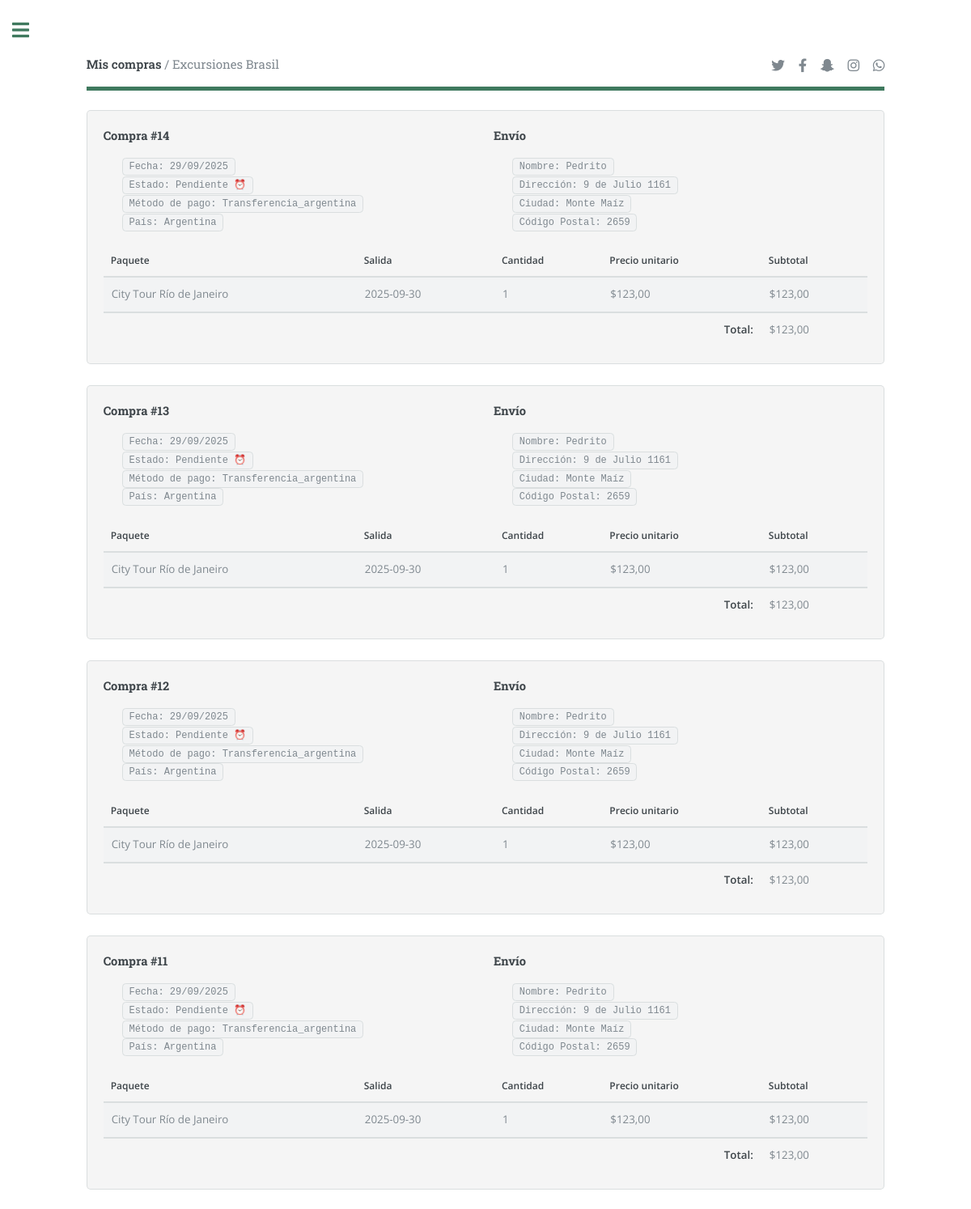
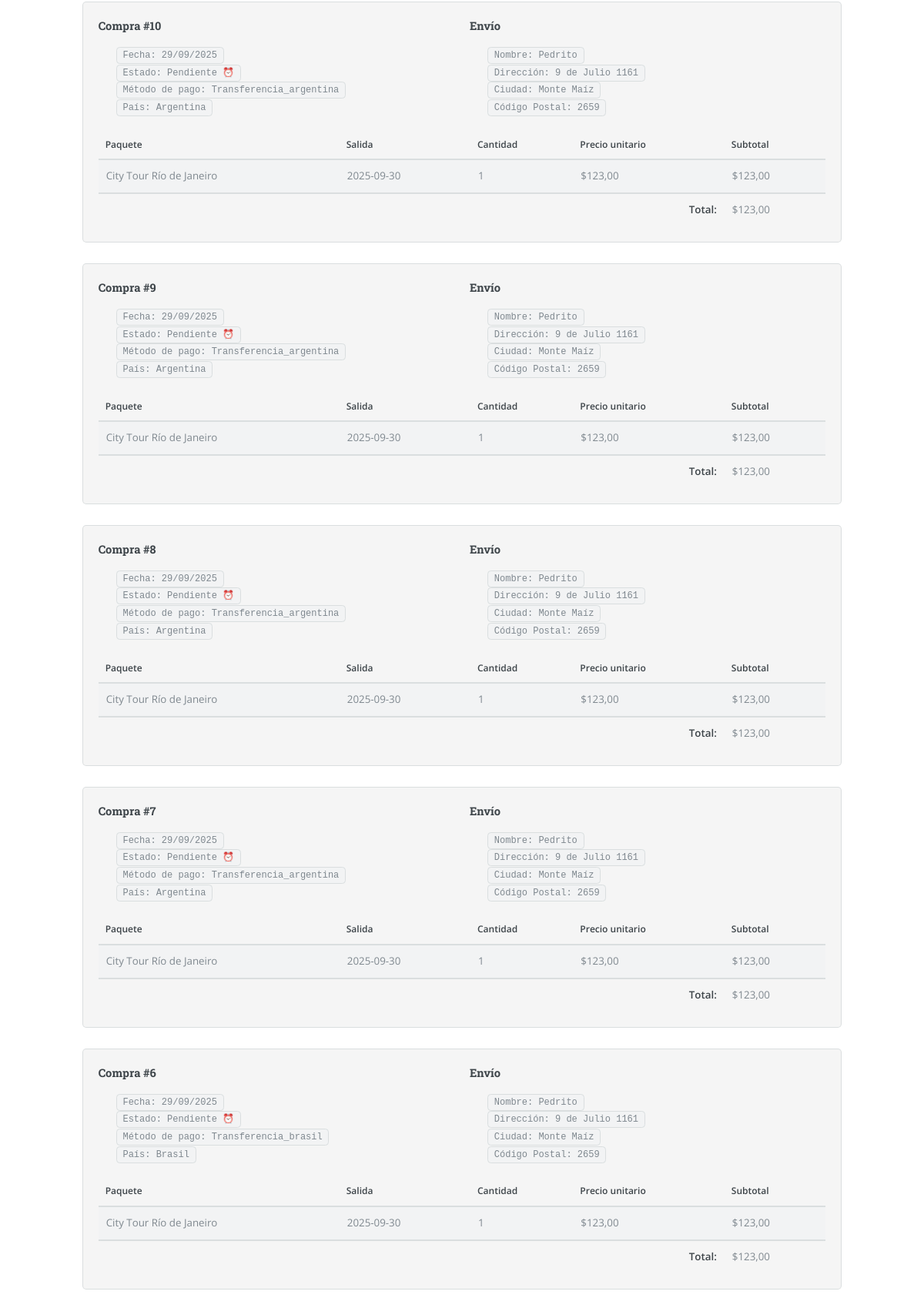
The page /mis_compras/ (signed in, upper part) on the database its author committed (2 pictures, top to bottom).
### core/models.py (models this page shows, shortened)
class Compra(models.Model):
    ESTADOS = [
        ("pendiente", "Pendiente"),
        ("aprobado", "Aprobado"),
        ("fallido", "Fallido"),
    ]
    usuario = models.ForeignKey(settings.AUTH_USER_MODEL, on_delete=models.CASCADE, related_name="compras")
    total = models.DecimalField(max_digits=12, decimal_places=2)
    fecha = models.DateTimeField(auto_now_add=True)
    estado = models.CharField(max_length=20, choices=ESTADOS, default="pendiente")
    email = models.EmailField(blank=True, null=True)
    medio_pago = models.CharField(max_length=30, choices=[("stripe", "Stripe"), ("transferencia_arg", "Transferencia Argentina"), ("transferencia_br", "Transferencia Brasil")])
    opcion_pais = models.CharField(max_length=20, choices=[("argentina", "Argentina"), ("brasil", "Brasil"), ("mundo", "Resto del mundo")])
    referencia_externa = models.CharField(max_length=255, blank=True, null=True)

class InformacionCompra(models.Model):
    compra = models.OneToOneField(Compra, on_delete=models.CASCADE, related_name='informacion_envio')
    nombre = models.CharField(max_length=255, blank=True, null=True)
    direccion_linea1 = models.CharField(max_length=255, blank=True, null=True)
    direccion_linea2 = models.CharField(max_length=255, blank=True, null=True)
    ciudad = models.CharField(max_length=100, blank=True, null=True)
    pais = models.CharField(max_length=100, blank=True, null=True)
    codigo_postal = models.CharField(max_length=20, blank=True, null=True)

class CompraItem(models.Model):
    compra = models.ForeignKey(Compra, on_delete=models.CASCADE, related_name="items")
    paquete = models.ForeignKey("Paquete", on_delete=models.SET_NULL, null=True)
    salida = models.ForeignKey("Salida", on_delete=models.SET_NULL, null=True, blank=True)
    cantidad = models.PositiveIntegerField(default=1)
    precio_unitario = models.DecimalField(max_digits=12, decimal_places=2)
    def subtotal(self):
        return self.cantidad * self.precio_unitario

class Paquete(models.Model):
    nombre = models.CharField(max_length=100)
    descripcion = models.TextField()
    precio = models.DecimalField(max_digits=10, decimal_places=2)
    imagen_portada = models.ImageField(upload_to='paquetes/portadas/')
    imagen_perfil = models.ImageField(upload_to='paquetes/perfil/')
    duracion_horas = models.PositiveIntegerField()
    ciudad = models.CharField(max_length=100)
    fecha_creacion = models.DateTimeField(auto_now_add=True)

class Salida(models.Model):
    paquete = models.ForeignKey(Paquete, related_name='salidas', on_delete=models.CASCADE)
    fecha = models.DateField()
    def __str__(self):
        return f"{self.fecha}"

### core/views.py (the view)
# urls.py: path("mis_compras/", views.mis_compras, name="mis_compras"),
@login_required
def mis_compras(request):
    compras = Compra.objects.filter(usuario=request.user).order_by('-fecha')  # ejemplo
    return render(request, "mis_compras.html", {"compras": compras})

### templates/mis_compras.html (shortened to what this page needs)
{% extends "base.html" %}
{% load static socialaccount %}
{% load i18n %}
{% load static %}
{% block content %}
<div id="main">
    <div class="inner">
        <header id="header" style="margin-bottom: 3vh">
            <a href="{{ request.get_full_path }}" class="logo"><strong>Mis compras</strong> / Excursiones Brasil</a>
            <ul class="icons">
                <li><a href="#" class="icon brands fa-twitter"><span class="label">Twitter</span></a></li>
                <li><a href="#" class="icon brands fa-facebook-f"><span class="label">Facebook</span></a></li>
                <li><a href="#" class="icon brands fa-snapchat-ghost"><span class="label">Snapchat</span></a></li>
                <li><a href="#" class="icon brands fa-instagram"><span class="label">Instagram</span></a></li>
                <li><a href="#" class="icon brands fa-whatsapp"><span class="label">Whatsapp</span></a></li>
            </ul>
        </header>
        {% for compra in compras %}
        <div class="box" style="background-color: whitesmoke;">
            <div class="row" style="display: flex; justify-content: center; align-items: center;">
                <div class="col-6 col-12-small">
                    <h4>Compra #{{ compra.id }}</h4>
                    <ul style="list-style: none;">
                        <li><code>Fecha: {{ compra.fecha|date:"d/m/Y" }}</code></li>
                        <li>
                            <code>
                                Estado:
                                {% if compra.estado == "aprobado" %}
                                Aprobado ✅
                                {% elif compra.estado == "pendiente" %}
                                Pendiente ⏰
                                {% else %}
                                {{ compra.estado }}
                                {% endif %}
                            </code>
                        </li>
                        {% if compra.medio_pago == "transferencia_br" %}
                        <li><code>Método de pago: Transferencia Brasil</code></li>
                        {% elif compra.medio_pago == "transferencia_arg" %}
                        <li><code>Método de pago: Transferencia Argentina</code></li>
                        {% else %}
                        <li><code>Método de pago: {{ compra.medio_pago|capfirst }}</code></li>
                        {% endif %}
                        <li><code>País: {{ compra.informacion_envio.pais }}</code></li>
                    </ul>
                </div>
                <div class="col-6 col-12-small">
                    <h4>Envío</h4>
                    <ul style="list-style: none;">
                        <li><code>Nombre: {{ compra.informacion_envio.nombre }}</code></li>
                        <li><code>Dirección: {{ compra.informacion_envio.direccion_linea1 }}</code></li>
                        <li><code>Ciudad: {{ compra.informacion_envio.ciudad }}</code></li>
                        <li><code>Código Postal: {{ compra.informacion_envio.codigo_postal }}</code></li>
                    </ul>
                </div>
            </div>
            <div class="col-12 col-12-small">
                <table>
                    <thead>
                        <tr>
                            <th>Paquete</th>
                            <th>Salida</th>
                            <th>Cantidad</th>
                            <th>Precio unitario</th>
                            <th>Subtotal</th>
                        </tr>
                    </thead>
                    <tbody>
                        {% for item in compra.items.all %}
                        <tr>
                            <td>{{ item.paquete.nombre }}</td>
                            <td>{{ item.salida }}</td>
                            <td>{{ item.cantidad }}</td>
                            <td>${{ item.precio_unitario }}</td>
                            <td>${{ item.subtotal }}</td>
                        </tr>
                        {% endfor %}
                    </tbody>
                    <tfoot>
                        <tr>
                            <td colspan="4" style="text-align:right;"><strong>Total:</strong></td>
                            <td>${{ compra.total }}</td>
                        </tr>
                    </tfoot>
                </table>
            </div>
        </div>
        {% empty %}
        <p>No tenés compras registradas.</p>
        {% endfor %}
    </div>
</div>
{% endblock %}

### rows shown on the page
Compra: id "14", fecha "29/09/2025", estado "Pendiente ⏰", medio_pago "Transferencia_argentina", informacion_envio.pais "Argentina", informacion_envio.nombre "Pedrito", informacion_envio.direccion_linea1 "9 de Julio 1161", informacion_envio.ciudad "Monte Maíz", informacion_envio.codigo_postal "2659", total "123,00"
CompraItem: paquete.nombre "City Tour Río de Janeiro", salida "2025-09-30", cantidad "1", precio_unitario "123,00", subtotal "123,00"
Compra: id "13", fecha "29/09/2025", estado "Pendiente ⏰", medio_pago "Transferencia_argentina", informacion_envio.pais "Argentina", informacion_envio.nombre "Pedrito", informacion_envio.direccion_linea1 "9 de Julio 1161", informacion_envio.ciudad "Monte Maíz", informacion_envio.codigo_postal "2659", total "123,00"
CompraItem: paquete.nombre "City Tour Río de Janeiro", salida "2025-09-30", cantidad "1", precio_unitario "123,00", subtotal "123,00"
Compra: id "12", fecha "29/09/2025", estado "Pendiente ⏰", medio_pago "Transferencia_argentina", informacion_envio.pais "Argentina", informacion_envio.nombre "Pedrito", informacion_envio.direccion_linea1 "9 de Julio 1161", informacion_envio.ciudad "Monte Maíz", informacion_envio.codigo_postal "2659", total "123,00"
CompraItem: paquete.nombre "City Tour Río de Janeiro", salida "2025-09-30", cantidad "1", precio_unitario "123,00", subtotal "123,00"
Compra: id "11", fecha "29/09/2025", estado "Pendiente ⏰", medio_pago "Transferencia_argentina", informacion_envio.pais "Argentina", informacion_envio.nombre "Pedrito", informacion_envio.direccion_linea1 "9 de Julio 1161", informacion_envio.ciudad "Monte Maíz", informacion_envio.codigo_postal "2659", total "123,00"
CompraItem: paquete.nombre "City Tour Río de Janeiro", salida "2025-09-30", cantidad "1", precio_unitario "123,00", subtotal "123,00"
Compra: id "10", fecha "29/09/2025", estado "Pendiente ⏰", medio_pago "Transferencia_argentina", informacion_envio.pais "Argentina", informacion_envio.nombre "Pedrito", informacion_envio.direccion_linea1 "9 de Julio 1161", informacion_envio.ciudad "Monte Maíz", informacion_envio.codigo_postal "2659", total "123,00"
CompraItem: paquete.nombre "City Tour Río de Janeiro", salida "2025-09-30", cantidad "1", precio_unitario "123,00", subtotal "123,00"
Compra: id "9", fecha "29/09/2025", estado "Pendiente ⏰", medio_pago "Transferencia_argentina", informacion_envio.pais "Argentina", informacion_envio.nombre "Pedrito", informacion_envio.direccion_linea1 "9 de Julio 1161", informacion_envio.ciudad "Monte Maíz", informacion_envio.codigo_postal "2659", total "123,00"
CompraItem: paquete.nombre "City Tour Río de Janeiro", salida "2025-09-30", cantidad "1", precio_unitario "123,00", subtotal "123,00"
Compra: id "8", fecha "29/09/2025", estado "Pendiente ⏰", medio_pago "Transferencia_argentina", informacion_envio.pais "Argentina", informacion_envio.nombre "Pedrito", informacion_envio.direccion_linea1 "9 de Julio 1161", informacion_envio.ciudad "Monte Maíz", informacion_envio.codigo_postal "2659", total "123,00"
CompraItem: paquete.nombre "City Tour Río de Janeiro", salida "2025-09-30", cantidad "1", precio_unitario "123,00", subtotal "123,00"
Compra: id "7", fecha "29/09/2025", estado "Pendiente ⏰", medio_pago "Transferencia_argentina", informacion_envio.pais "Argentina", informacion_envio.nombre "Pedrito", informacion_envio.direccion_linea1 "9 de Julio 1161", informacion_envio.ciudad "Monte Maíz", informacion_envio.codigo_postal "2659", total "123,00"
CompraItem: paquete.nombre "City Tour Río de Janeiro", salida "2025-09-30", cantidad "1", precio_unitario "123,00", subtotal "123,00"
Compra: id "6", fecha "29/09/2025", estado "Pendiente ⏰", medio_pago "Transferencia_brasil", informacion_envio.pais "Brasil", informacion_envio.nombre "Pedrito", informacion_envio.direccion_linea1 "9 de Julio 1161", informacion_envio.ciudad "Monte Maíz", informacion_envio.codigo_postal "2659", total "123,00"
CompraItem: paquete.nombre "City Tour Río de Janeiro", salida "2025-09-30", cantidad "1", precio_unitario "123,00", subtotal "123,00"
